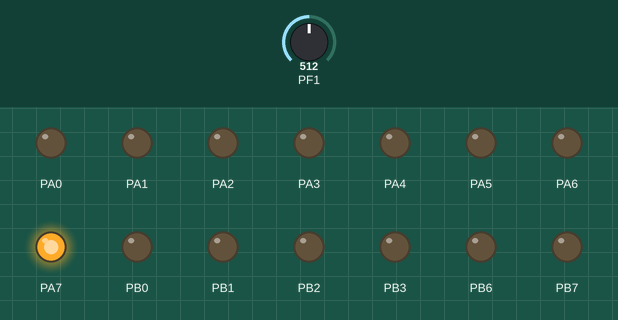
Simulated run of this program. Board: ATmega128, built with avr-gcc and emulated at 8 MHz. Shown: output pins drawn as LEDs (lit = HIGH). The test bench sets the inputs (shaded band); at power-on: PF1 = 512.

Above: at 1.2 s.
1.3 s: PF1 set to 716
At 2.5 s:
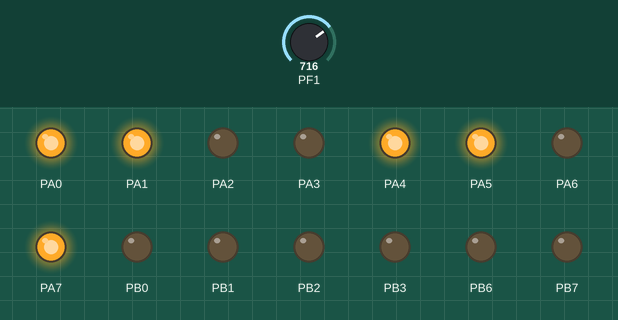
2.8 s: PF1 set to 900
At 3.8 s:
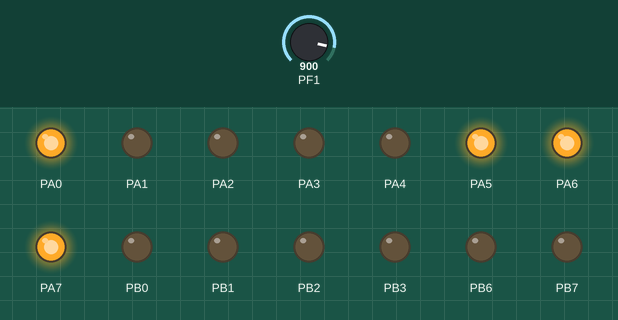
4.3 s: PF1 set to 1023
At 4.9 s:
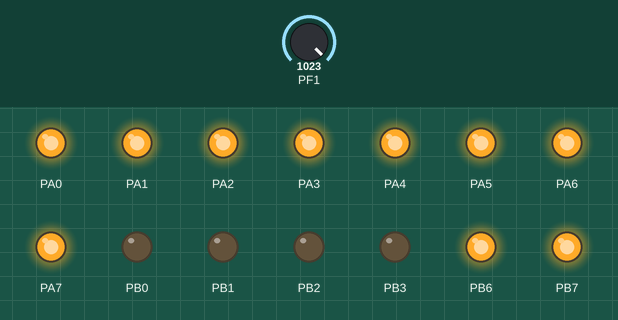
5.8 s: PF1 set to 511
At 6.1 s:
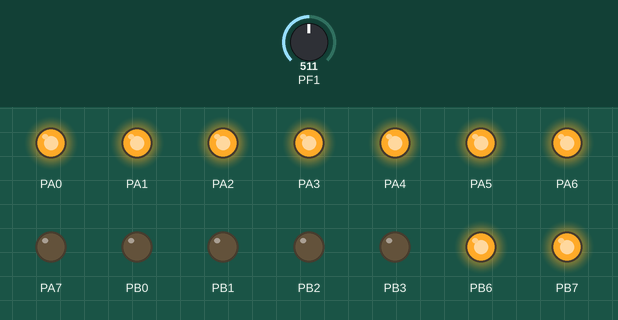
7.3 s: PF1 set to 306
At 8.5 s:
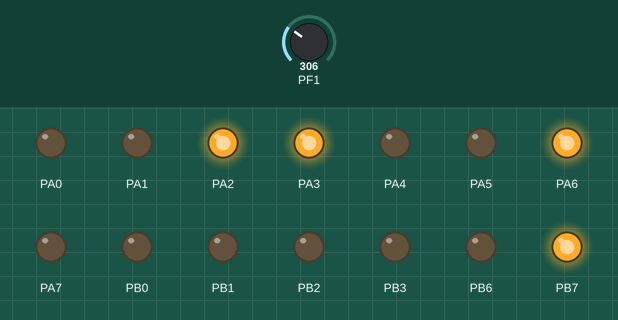
Timing chart, 0 to 9.8 s (numbered marks = the images above; inputs shaded):
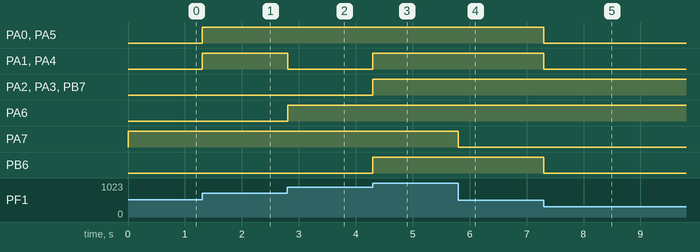

Measured:
- after the input at 1.3 s, PA0, PA1, PA4, PA5: LOW → HIGH at once
- after the input at 2.8 s, PA1, PA4: HIGH → LOW at once; PA6: LOW → HIGH at once
- after the input at 4.3 s, PA1–4, PB6, PB7: LOW → HIGH at once
- after the input at 5.8 s, PA7: HIGH → LOW at once
- after the input at 7.3 s, PA0, PA1, PA4, PA5, PB6: HIGH → LOW at once

The program:

main.c
```c
/*
 * adc.c
 *
 * Created: 22/03/2018 15:11:30
 * Author : Stijn
 */
#define F_CPU 8000000

#include <avr/io.h>
#include <util/delay.h>
#include <avr/interrupt.h>

void initAdc(){
	//REFS/ADMUX7:6 (reference voltage) = AVCC
	//ADLAR/ADMUX:5 (ADC left adjust result) = 1
	//MUX/ADMUX4:0 (analog channel and gain selection bits) = ADC1 single ended
	ADMUX = 0b01100001;

	//ADEN/ADCSRA7 (ADC Enable) = 1
	//ADSC/ADCSRA6 (ADC Start conversion) = 1
	//ADFR/ADCSRA5 (ADC Free running) = 0
	//ADIF/ADCSRA4 (ADC intterupt flag) = - (not relevant)
	//ADIE/ADCSRA3 (ADC intterupt enable) = 1
	//ADPS/ADCSRA2:0 (ADC prescaler) = 64
	ADCSRA = 0b11001110;
}

ISR(ADC_vect){
	PORTB = ADCL;
	PORTA = ADCH;
}

void AdcConvert(){
	//start conversion (ADSC/ADCSRA6)
	ADCSRA |= 0b01000000;
}

int main(void)
{
	DDRF = 0x00;
	DDRA = 0xFF;
	DDRB = 0xFF;

	sei();

	initAdc();


    /* Replace with your application code */
    while (1)
    {
		_delay_ms(10);
		AdcConvert();
    }

	return 1;
}
```
